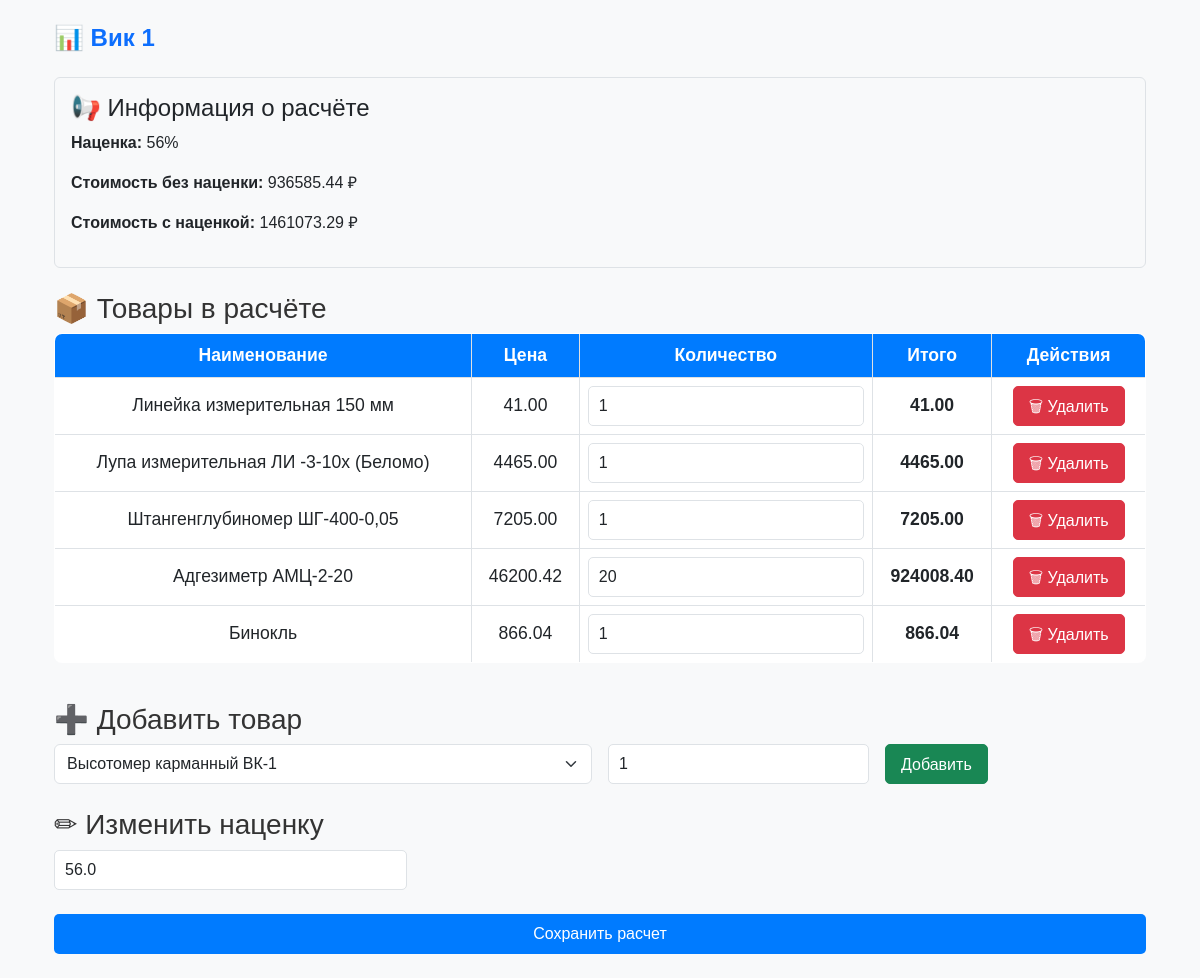
/calculations/29/, run on an earlier commit of the app's database.
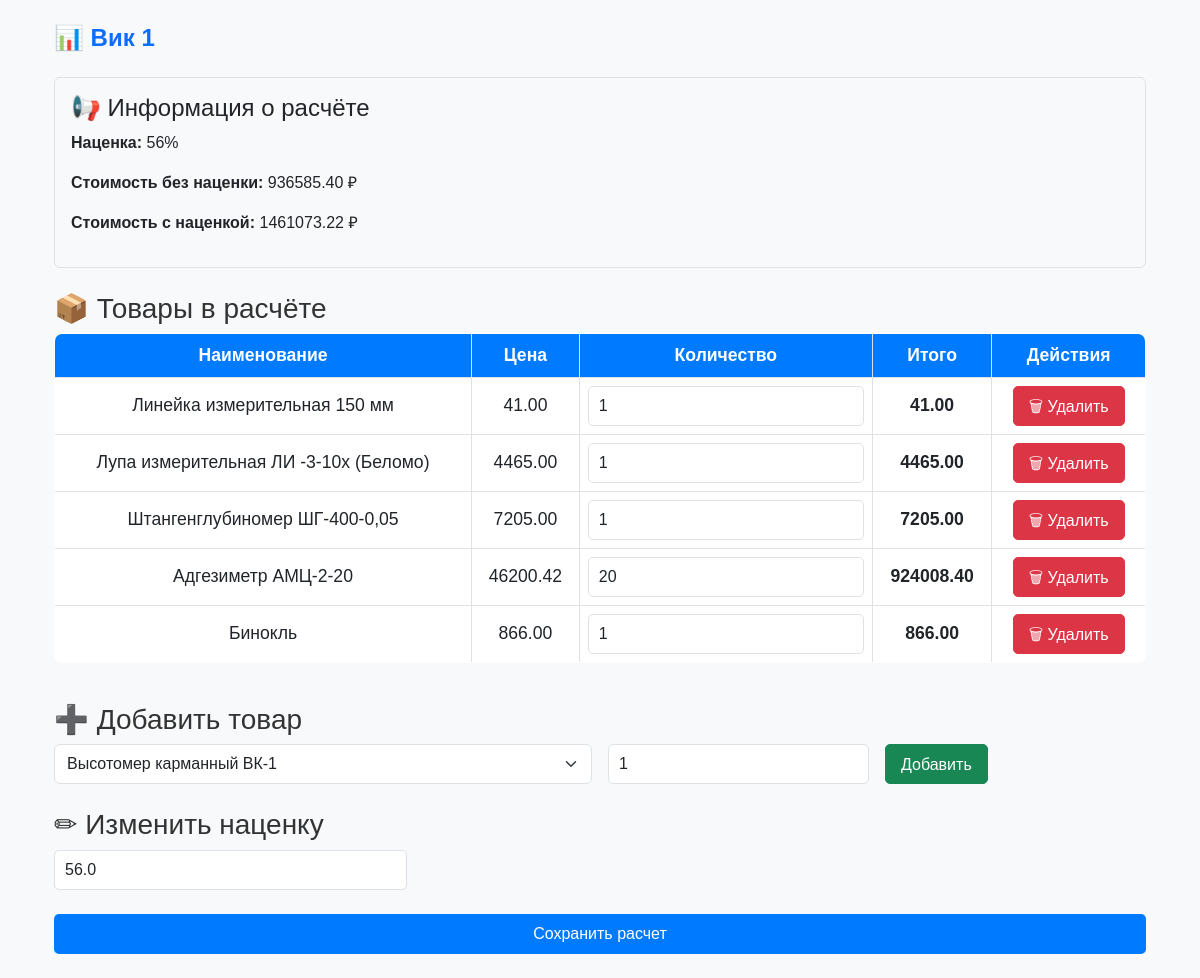
And on a later commit of the database.
### trades/models.py (models this page shows, shortened)
class Calculation(models.Model):
    title = models.CharField(max_length=255)
    markup = models.DecimalField(max_digits=5, decimal_places=2, default=0)
    created_at = models.DateTimeField(auto_now_add=True)
    def total_price_without_markup(self):
        return sum(item.total_price() for item in self.items.all())
    def total_price_with_markup(self):
        total = self.total_price_without_markup()
        return total + (total * self.markup / 100)

class CalculationItem(models.Model):
    calculation = models.ForeignKey(Calculation, related_name='items', on_delete=models.CASCADE)
    item = models.ForeignKey(Item, on_delete=models.CASCADE)
    quantity = models.PositiveIntegerField(default=1)
    def total_price(self):
        return self.item.price * self.quantity

class Item(models.Model):
    name = models.CharField(max_length=255, unique=True)
    price = models.DecimalField(max_digits=10, decimal_places=2)

### trades/views.py (the view, shortened to what this page needs)
# urls.py: path('calculations/<int:pk>/', views.calculation_detail, name='calculation_detail'),
def calculation_detail(request, pk):
    calculation = get_object_or_404(Calculation, pk=pk)
    items = Item.objects.exclude(id__in=calculation.items.values_list('item_id', flat=True))
    return render(request, "trades/calculation_detail.html", {
        "calculation": calculation,
        "items": items,
        "markup_step": MARKUP_STEP
    })

### trades/templates/trades/calculation_detail.html (shortened to what this page needs)
{% extends 'base.html' %}
{% load l10n %}
{% block content %}
    <div class="container my-4">
        <h2 class="mb-4 text-primary">📊 {{ calculation.title }}</h2>
        <div class="card p-3 bg-light border mb-4">
            <h4>📢 Информация о расчёте</h4>
            <p><strong>Наценка:</strong> {{ calculation.markup|floatformat:0 }}%</p>
            <p>
                <strong>Стоимость без наценки:</strong>
                <span id="total-without-markup">{{ calculation.total_price_without_markup|floatformat:2 }}</span> ₽
            </p>
            <p>
                <strong>Стоимость с наценкой:</strong>
                <span id="total-with-markup">{{ calculation.total_price_with_markup|floatformat:2 }}</span> ₽
            </p>
        </div>
        <form method="post" action="{% url 'calculation_detail' calculation.id %}">
            <h3 class="mt-4">📦 Товары в расчёте</h3>
            <div class="table-responsive">
                <table class="table table-bordered table-hover" id="calculation-table">
                    <thead class="table-light">
                    <tr>
                        <th>Наименование</th>
                        <th>Цена</th>
                        <th>Количество</th>
                        <th>Итого</th>
                        <th>Действия</th>
                    </tr>
                    </thead>
                    <tbody>
                    {% for item in calculation.items.all %}
                        <tr data-item-id="{{ item.id }}">
                            <td>{{ item.item.name }}</td>
                            <td class="unit-price">{{ item.item.price|floatformat:2 }}</td>
                            <td>
                                <input type="number"
                                       name="quantity_{{ item.id }}"
                                       value="{{ item.quantity }}"
                                       min="1"
                                       class="form-control quantity-input">
                            </td>
                            <td class="total-price fw-bold">{{ item.total_price|floatformat:2 }}</td>
                            <td>
                                <button type="submit" name="delete_item" value="{{ item.id }}"
                                        class="btn btn-danger btn-sm">
                                    🗑 Удалить
                                </button>
                            </td>
                        </tr>
                    {% endfor %}
                    </tbody>
                </table>
            </div>
            <h3 class="mt-4">➕ Добавить товар</h3>
            <div class="row g-3 mb-4">
                <div class="col-md-6">
                    <select name="item_id" class="form-select">
                        {% for item in items %}
                            <option value="{{ item.id }}">{{ item.name }}</option>
                        {% endfor %}
                    </select>
                </div>
                <div class="col-md-3">
                    <input type="number" name="quantity" value="1" class="form-control" step="1" min="1">
                </div>
                <div class="col-md-3">
                    <button type="submit" name="add_item" class="btn btn-success">Добавить</button>
                </div>
            </div>
            <h3 class="mt-4">✏ Изменить наценку</h3>
            <div class="row g-3 mb-4">
                <div class="col-md-4">
                    <input type="number"
                           name="markup"
                           value="{{ calculation.markup|floatformat:1 }}"
                           class="form-control"
                           min="0"
                           step="1">
                </div>
            </div>
            <div class="mt-4">
                <button type="submit" name="save_calculation" class="btn btn-primary w-100">
                    Сохранить расчет
                </button>
            </div>
        </form>
    </div>
{% endblock %}

What changed in the data, as far as the page shows it:
changed through a linked row, Calculation "Вик 1": total_price_without_markup "936585.44" → "936585.40"; total_price_with_markup "1461073.29" → "1461073.22"
changed through a linked row, CalculationItem "Бинокль": item.price "866.04" → "866.00"; total_price "866.04" → "866.00"
